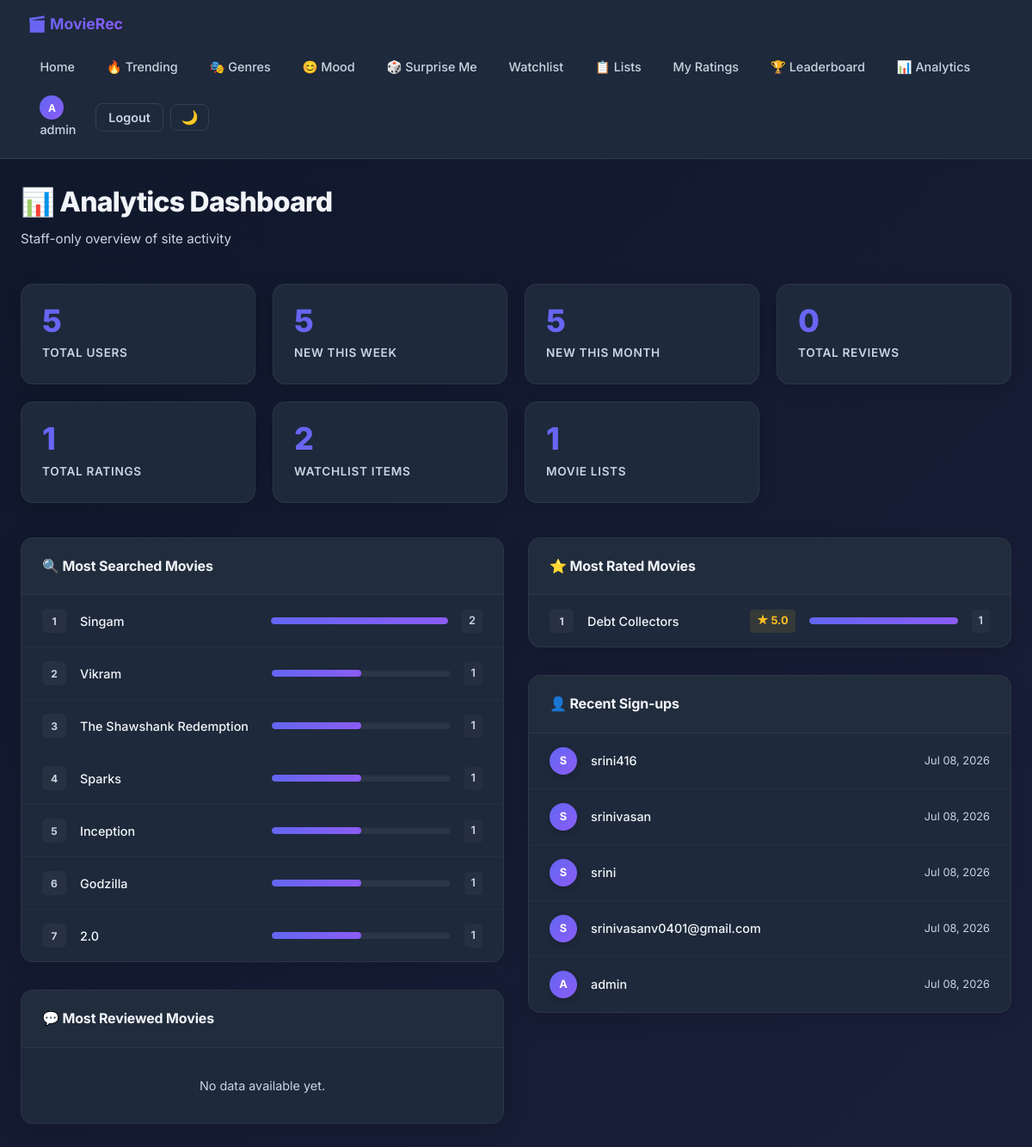
Page /analytics/ (signed in) on the committed database.
### recommender/models.py (models this page shows, shortened)
class Rating(models.Model):
    user = models.ForeignKey(User, on_delete=models.CASCADE, related_name='ratings')
    movie_title = models.CharField(max_length=255)
    score = models.PositiveSmallIntegerField()  # 1–10
    review = models.TextField(blank=True, max_length=1000)
    created_at = models.DateTimeField(auto_now_add=True)
    updated_at = models.DateTimeField(auto_now=True)
    class Meta:
        unique_together = ('user', 'movie_title')
        ordering = ['-updated_at']

### recommender/views.py (the view)
# urls.py: path('analytics/', views.analytics_dashboard, name='analytics_dashboard'),
@login_required
def analytics_dashboard(request):
    if not request.user.is_staff:
        return redirect('recommender:main')
    from django.contrib.auth.models import User as AuthUser
    from django.utils import timezone
    from datetime import timedelta
    now = timezone.now()
    week_ago = now - timedelta(days=7)
    month_ago = now - timedelta(days=30)
    total_users = AuthUser.objects.count()
    new_users_week = AuthUser.objects.filter(date_joined__gte=week_ago).count()
    new_users_month = AuthUser.objects.filter(date_joined__gte=month_ago).count()
    total_reviews = Review.objects.count()
    total_ratings = Rating.objects.count()
    total_watchlist = WatchlistItem.objects.count()
    total_lists = MovieList.objects.count()
    most_searched = (
        WatchHistory.objects.values('movie_title')
        .annotate(count=Count('id'))
        .order_by('-count')[:10]
    )
    most_rated = (
        Rating.objects.values('movie_title')
        .annotate(count=Count('id'), avg=Avg('score'))
        .order_by('-count')[:10]
    )
    most_reviewed = (
        Review.objects.values('movie_title')
        .annotate(count=Count('id'))
        .order_by('-count')[:10]
    )
    genre_popularity = (
        WatchlistItem.objects.exclude(genres='')
        .values('genres')
        .annotate(count=Count('id'))
        .order_by('-count')[:10]
    )
    recent_users = AuthUser.objects.order_by('-date_joined')[:10]
    return render(request, 'recommender/analytics.html', {
        'total_users': total_users,
        'new_users_week': new_users_week,
        'new_users_month': new_users_month,
        'total_reviews': total_reviews,
        'total_ratings': total_ratings,
        'total_watchlist': total_watchlist,
        'total_lists': total_lists,
        'most_searched': most_searched,
        'most_rated': most_rated,
        'most_reviewed': most_reviewed,
        'genre_popularity': genre_popularity,
        'recent_users': recent_users,
    })

### recommender/templates/recommender/analytics.html (shortened to what this page needs)
{% extends 'recommender/base.html' %}
{% block content %}
<div class="dashboard-page">
    <div class="dashboard-header">
        <h1 class="dashboard-title">📊 Analytics Dashboard</h1>
        <p class="dashboard-subtitle">Staff-only overview of site activity</p>
    </div>
    <div class="stat-grid">
        <div class="stat-card"><div class="stat-value">{{ total_users }}</div><div class="stat-label">Total Users</div></div>
        <div class="stat-card"><div class="stat-value">{{ new_users_week }}</div><div class="stat-label">New This Week</div></div>
        <div class="stat-card"><div class="stat-value">{{ new_users_month }}</div><div class="stat-label">New This Month</div></div>
        <div class="stat-card"><div class="stat-value">{{ total_reviews }}</div><div class="stat-label">Total Reviews</div></div>
        <div class="stat-card"><div class="stat-value">{{ total_ratings }}</div><div class="stat-label">Total Ratings</div></div>
        <div class="stat-card"><div class="stat-value">{{ total_watchlist }}</div><div class="stat-label">Watchlist Items</div></div>
        <div class="stat-card"><div class="stat-value">{{ total_lists }}</div><div class="stat-label">Movie Lists</div></div>
    </div>
    <div class="two-col">
        <div>
            <div class="table-card">
                <div class="table-header">🔍 Most Searched Movies</div>
                {% if most_searched %}
                    {% for item in most_searched %}
                    <div class="table-row">
                        <span class="rank">{{ forloop.counter }}</span>
                        <span class="movie-title-span" title="{{ item.movie_title }}">{{ item.movie_title }}</span>
                        <div class="bar-wrap">
                            <div class="bar-fill" style="width:{% widthratio item.count most_searched.0.count 100 %}%"></div>
                        </div>
                        <span class="count-badge">{{ item.count }}</span>
                    </div>
                    {% endfor %}
                {% else %}
                    <div class="empty-state">No data available yet.</div>
                {% endif %}
            </div>
            <div class="table-card">
                <div class="table-header">💬 Most Reviewed Movies</div>
                {% if most_reviewed %}
                    {% for item in most_reviewed %}
                    <div class="table-row">
                        <span class="rank">{{ forloop.counter }}</span>
                        <span class="movie-title-span" title="{{ item.movie_title }}">{{ item.movie_title }}</span>
                        <div class="bar-wrap">
                            <div class="bar-fill" style="width:{% widthratio item.count most_reviewed.0.count 100 %}%"></div>
                        </div>
                        <span class="count-badge">{{ item.count }}</span>
                    </div>
                    {% endfor %}
                {% else %}
                    <div class="empty-state">No data available yet.</div>
                {% endif %}
            </div>
        </div>
        <div>
            <div class="table-card">
                <div class="table-header">⭐ Most Rated Movies</div>
                {% if most_rated %}
                    {% for item in most_rated %}
                    <div class="table-row">
                        <span class="rank">{{ forloop.counter }}</span>
                        <span class="movie-title-span" title="{{ item.movie_title }}">{{ item.movie_title }}</span>
                        {% if item.avg %}
                            <span class="rating-badge">★ {{ item.avg|floatformat:1 }}</span>
                        {% endif %}
                        <div class="bar-wrap">
                            <div class="bar-fill" style="width:{% widthratio item.count most_rated.0.count 100 %}%"></div>
                        </div>
                        <span class="count-badge">{{ item.count }}</span>
                    </div>
                    {% endfor %}
                {% else %}
                    <div class="empty-state">No data available yet.</div>
                {% endif %}
            </div>
            <div class="table-card">
                <div class="table-header">👤 Recent Sign-ups</div>
                {% for u in recent_users %}
                <div class="table-row">
                    <div class="user-avatar">
                        {{ u.username|first|upper }}
                    </div>
                    <a href="{% url 'recommender:public_profile' u.username %}" class="user-profile-link">
                        {{ u.username }}
                    </a>
                    <span class="date-span">{{ u.date_joined|date:"M d, Y" }}</span>
                </div>
                {% empty %}
                <div class="empty-state">No users registered yet.</div>
                {% endfor %}
            </div>
        </div>
    </div>
</div>
{% endblock %}

### recommender/templates/recommender/base.html (shortened to what this page needs)
{% load static %}
<!DOCTYPE html>
<html lang="en">
<head>
</head>
<body>
<nav class="nav">
    <div class="nav-inner">
        <a href="{% url 'recommender:main' %}" class="nav-brand">🎬 MovieRec</a>
        <div class="nav-links">
            <a href="{% url 'recommender:main' %}" class="nav-link">Home</a>
            <a href="{% url 'recommender:trending' %}" class="nav-link">🔥 Trending</a>
            <a href="{% url 'recommender:genre_browse' %}" class="nav-link">🎭 Genres</a>
            <a href="{% url 'recommender:mood_recommendations' %}" class="nav-link">😊 Mood</a>
            <a href="{% url 'recommender:surprise_me' %}" class="nav-link">🎲 Surprise Me</a>
            {% if user.is_authenticated %}
                <a href="{% url 'recommender:watchlist' %}" class="nav-link">Watchlist</a>
                <a href="{% url 'recommender:my_lists' %}" class="nav-link">📋 Lists</a>
                <a href="{% url 'recommender:my_ratings' %}" class="nav-link">My Ratings</a>
                <a href="{% url 'recommender:leaderboard' %}" class="nav-link">🏆 Leaderboard</a>
                {% if user.is_staff %}<a href="{% url 'recommender:analytics_dashboard' %}" class="nav-link">📊 Analytics</a>{% endif %}
                <a href="{% url 'recommender:profile' %}" class="nav-link">
                    <span class="nav-avatar">{{ user.username|first|upper }}</span>
                    {{ user.username }}
                </a>
                <form method="post" action="{% url 'recommender:logout' %}" style="display:inline">
                    <button type="submit" class="nav-btn nav-btn-outline">Logout</button>
                </form>
            {% else %}
                <a href="{% url 'recommender:leaderboard' %}" class="nav-link">🏆 Leaderboard</a>
                <a href="{% url 'recommender:login' %}" class="nav-btn nav-btn-outline">Login</a>
                <a href="{% url 'recommender:register' %}" class="nav-btn nav-btn-primary">Sign Up</a>
            {% endif %}
            <button class="theme-toggle" id="themeToggle" title="Toggle light/dark mode">🌙</button>
        </div>
    </div>
</nav>
{% block content %}{% endblock %}
</body>
</html>

### recommender/templates/recommender/base.html (style rules this page uses)
* { margin:0;padding:0;box-sizing:border-box }
:root { --primary:#6366f1;--primary-dark:#4f46e5;--secondary:#8b5cf6; --bg:#0f172a;--surface:#1e293b;--surface-light:#334155; --text:#f1f5f9;--text-muted:#cbd5e1;--error:#ef4444;--success:#10b981; --radius:12px;--transition:all 0.3s cubic-bezier(0.4,0,0.2,1); }
body { font-family:'Inter',sans-serif;background:linear-gradient(135deg,var(--bg) 0%,#1a1f3a 100%);color:var(--text);min-height:100vh;line-height:1.6;transition:background .3s,color .3s }
.nav { background:var(--surface);border-bottom:1px solid rgba(255,255,255,.08);padding:.9rem 2rem;position:sticky;top:0;z-index:200;backdrop-filter:blur(10px);transition:background .3s }
.nav-inner { max-width:1200px;margin:0 auto;display:flex;align-items:center;justify-content:space-between;gap:1rem;flex-wrap:wrap }
.nav-brand { font-weight:700;font-size:1.1rem;text-decoration:none;color:var(--text);background:linear-gradient(135deg,var(--primary),var(--secondary));-webkit-background-clip:text;-webkit-text-fill-color:transparent;background-clip:text }
.nav-links { display:flex;align-items:center;gap:.5rem;flex-wrap:wrap }
.nav-link { padding:.45rem .9rem;border-radius:8px;text-decoration:none;color:var(--text-muted);font-size:.9rem;font-weight:500;transition:var(--transition) }
.nav-btn { padding:.45rem .9rem;border-radius:8px;text-decoration:none;font-size:.9rem;font-weight:600;transition:var(--transition);border:none;cursor:pointer;font-family:inherit }
.nav-btn-outline { background:transparent;border:1.5px solid var(--surface-light);color:var(--text-muted) }
.nav-avatar { width:28px;height:28px;border-radius:50%;background:linear-gradient(135deg,var(--primary),var(--secondary));display:flex;align-items:center;justify-content:center;font-size:.75rem;font-weight:700;color:#fff;flex-shrink:0 }
.theme-toggle { background:transparent;border:1.5px solid var(--surface-light);border-radius:8px;padding:.4rem .7rem;cursor:pointer;font-size:1rem;transition:var(--transition);color:var(--text-muted);line-height:1 }

### rows in the picture
Rating: movie_title "Debt Collectors", avg "5.0", count "1"

### other values in the picture
{{ user.username|first|upper }} "A"
{{ user.username }} "admin"
{{ total_users }} "5"
{{ new_users_week }} "5"
{{ new_users_month }} "5"
{{ total_reviews }} "0"
{{ total_ratings }} "1"
{{ total_watchlist }} "2"
{{ total_lists }} "1"
{{ item.movie_title }} "Singam" "Vikram" "The Shawshank Redemption" "Sparks" "Inception" "Godzilla" "2.0"
{{ item.count }} "2" "1" "1" "1" "1" "1" "1"
{{ u.username|first|upper }} "S"
{{ u.username }} "srini416"
{{ u.date_joined|date:"M d, Y" }} "Jul 08, 2026"
{{ u.username }} "srinivasan"
